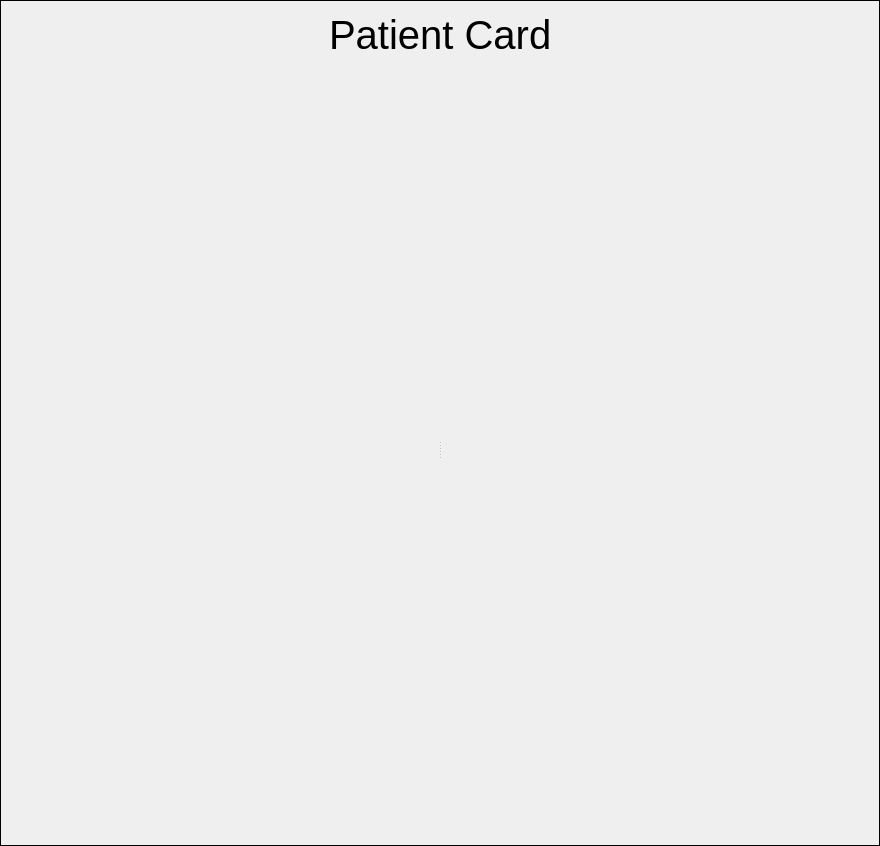
<?xml version="1.0" encoding="UTF-8"?>
<ui version="4.0">
 <class>DefaultPatientCardWidget</class>
 <widget class="QFrame" name="DefaultPatientCardWidget">
  <property name="geometry">
   <rect>
    <x>0</x>
    <y>0</y>
    <width>880</width>
    <height>846</height>
   </rect>
  </property>
  <property name="sizePolicy">
   <sizepolicy hsizetype="Fixed" vsizetype="Expanding">
    <horstretch>0</horstretch>
    <verstretch>0</verstretch>
   </sizepolicy>
  </property>
  <property name="windowTitle">
   <string>Frame</string>
  </property>
  <property name="frameShape">
   <enum>QFrame::Box</enum>
  </property>
  <property name="frameShadow">
   <enum>QFrame::Plain</enum>
  </property>
  <layout class="QVBoxLayout" name="verticalLayout">
   <item>
    <layout class="QHBoxLayout" name="horizontalLayout">
     <property name="sizeConstraint">
      <enum>QLayout::SetDefaultConstraint</enum>
     </property>
     <item>
      <spacer name="horizontalSpacer">
       <property name="orientation">
        <enum>Qt::Horizontal</enum>
       </property>
       <property name="sizeHint" stdset="0">
        <size>
         <width>40</width>
         <height>0</height>
        </size>
       </property>
      </spacer>
     </item>
     <item>
      <widget class="QLabel" name="label">
       <property name="sizePolicy">
        <sizepolicy hsizetype="Fixed" vsizetype="Fixed">
         <horstretch>0</horstretch>
         <verstretch>0</verstretch>
        </sizepolicy>
       </property>
       <property name="font">
        <font>
         <pointsize>30</pointsize>
        </font>
       </property>
       <property name="text">
        <string>Patient Card</string>
       </property>
      </widget>
     </item>
     <item>
      <spacer name="horizontalSpacer_2">
       <property name="orientation">
        <enum>Qt::Horizontal</enum>
       </property>
       <property name="sizeHint" stdset="0">
        <size>
         <width>40</width>
         <height>0</height>
        </size>
       </property>
      </spacer>
     </item>
    </layout>
   </item>
   <item>
    <widget class="QSplitter" name="splitter">
     <property name="sizePolicy">
      <sizepolicy hsizetype="Expanding" vsizetype="Expanding">
       <horstretch>0</horstretch>
       <verstretch>0</verstretch>
      </sizepolicy>
     </property>
     <property name="orientation">
      <enum>Qt::Horizontal</enum>
     </property>
     <widget class="QFrame" name="leftFrame">
      <property name="sizePolicy">
       <sizepolicy hsizetype="Preferred" vsizetype="Expanding">
        <horstretch>0</horstretch>
        <verstretch>0</verstretch>
       </sizepolicy>
      </property>
      <property name="minimumSize">
       <size>
        <width>0</width>
        <height>0</height>
       </size>
      </property>
      <property name="maximumSize">
       <size>
        <width>16777215</width>
        <height>16777215</height>
       </size>
      </property>
      <property name="frameShape">
       <enum>QFrame::NoFrame</enum>
      </property>
      <layout class="QVBoxLayout" name="verticalLayout_3">
       <property name="spacing">
        <number>8</number>
       </property>
       <property name="margin">
        <number>0</number>
       </property>
      </layout>
     </widget>
     <widget class="QFrame" name="rightFrame">
      <property name="sizePolicy">
       <sizepolicy hsizetype="Fixed" vsizetype="Expanding">
        <horstretch>0</horstretch>
        <verstretch>0</verstretch>
       </sizepolicy>
      </property>
      <property name="maximumSize">
       <size>
        <width>510</width>
        <height>16777215</height>
       </size>
      </property>
      <property name="frameShape">
       <enum>QFrame::NoFrame</enum>
      </property>
      <layout class="QVBoxLayout" name="verticalLayout_6">
       <property name="spacing">
        <number>10</number>
       </property>
       <property name="margin">
        <number>0</number>
       </property>
      </layout>
     </widget>
    </widget>
   </item>
  </layout>
 </widget>
 <resources>
  <include location="newCommunicationIcons.qrc"/>
 </resources>
 <connections/>
 <slots>
  <slot>currentSessionChanged(QTreeWidgetItem*,QTreeWidgetItem*)</slot>
 </slots>
</ui>
